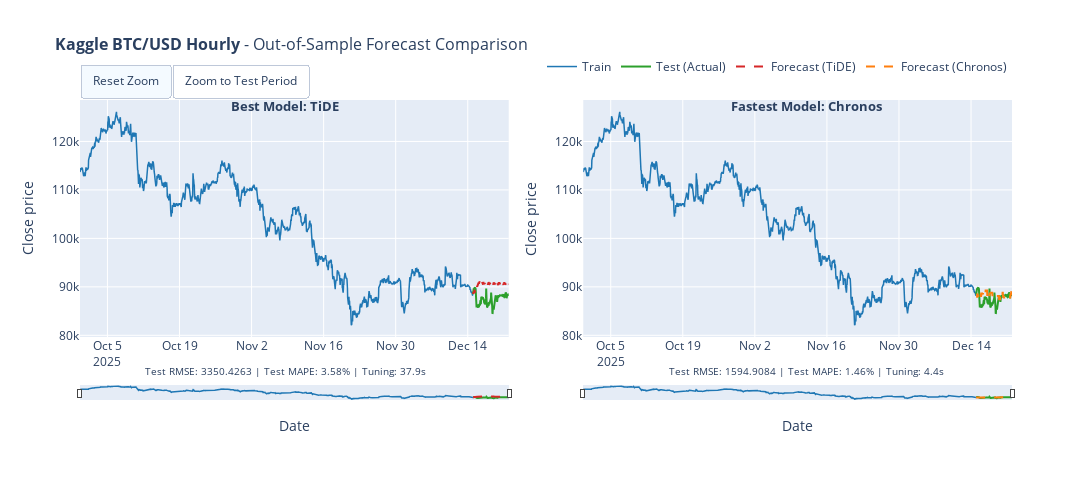

Notebook source saved alongside this figure:
### Code cell
# 10. Interactive Visualization (Plotly)
#
# Interactive forecast comparison with zoom, pan, and hover capabilities.

def create_interactive_forecast_plot(train_series, test_series, predictions_dict, dataset_name, target_column=None):
    """
    Create interactive forecast comparison plot using Plotly.
    
    Args:
        train_series: Training TimeSeries
        test_series: Test TimeSeries (actual values)
        predictions_dict: Dictionary with 'best_rmse' and 'fastest' predictions
        dataset_name: Name for the plot title
        target_column: Name of the target variable
    
    Returns:
        Plotly Figure object
    """
    n_plots = len([k for k in ['best_rmse', 'fastest'] if predictions_dict.get(k)])
    if n_plots == 0:
        print("No predictions to display.")
        return None
    
    same_model = predictions_dict.get('best_rmse', {}).get('model') == predictions_dict.get('fastest', {}).get('model')
    if same_model:
        n_plots = 1
    
    fig = make_subplots(rows=1, cols=n_plots, horizontal_spacing=0.08)
    
    colors = {'train': '#1f77b4', 'test': '#2ca02c', 'pred1': '#d62728', 'pred2': '#ff7f0e'}
    
    def add_traces(pred_key, col, show_legend=True, show_forecast_legend_only=False):
        """Add traces for train, test, and prediction to a subplot."""
        if pred_key not in predictions_dict:
            return
        pred_info = predictions_dict[pred_key]
        pred = pred_info['prediction']
        
        fig.add_trace(go.Scatter(
            x=train_series.time_index, y=train_series.values().flatten(),
            mode='lines', name='Train', line=dict(color=colors['train'], width=1.5),
            showlegend=show_legend and not show_forecast_legend_only,
            hovertemplate='<b>Train</b><br>Date: %{x}<br>Value: %{y:.4f}<extra></extra>'
        ), row=1, col=col)
        
        fig.add_trace(go.Scatter(
            x=test_series.time_index, y=test_series.values().flatten(),
            mode='lines', name='Test (Actual)', line=dict(color=colors['test'], width=2),
            showlegend=show_legend and not show_forecast_legend_only,
            hovertemplate='<b>Actual</b><br>Date: %{x}<br>Value: %{y:.4f}<extra></extra>'
        ), row=1, col=col)
        
        pred_color = colors['pred1'] if col == 1 else colors['pred2']
        fig.add_trace(go.Scatter(
            x=pred.time_index, y=pred.values().flatten(),
            mode='lines', name=f'Forecast ({pred_info["model"]})',
            line=dict(color=pred_color, width=2, dash='dash'),
            showlegend=show_legend,
            hovertemplate=f'<b>{pred_info["model"]}</b><br>Date: %{{x}}<br>Pred: %{{y:.4f}}<extra></extra>'
        ), row=1, col=col)
    
    if 'best_rmse' in predictions_dict:
        add_traces('best_rmse', 1, show_legend=True)
    if not same_model and 'fastest' in predictions_dict:
        add_traces('fastest', 2, show_legend=True, show_forecast_legend_only=True)
    
    fig.update_layout(
        title=dict(text=f'<b>{dataset_name}</b> - Out-of-Sample Forecast Comparison', font=dict(size=16)),
        width=1700, height=500, hovermode='x unified',
        legend=dict(orientation='h', yanchor='bottom', y=1.08, xanchor='right', x=1),
        xaxis=dict(rangeslider=dict(visible=True, thickness=0.05), type='date', title='Date'),
        yaxis=dict(title='Close price')
    )
    
    if n_plots == 2:
        fig.update_xaxes(rangeslider=dict(visible=True, thickness=0.05), type='date', title='Date', row=1, col=2)
        fig.update_yaxes(title='Close price', row=1, col=2)
    
    # Add annotations with model info and metrics
    annotations = []
    if 'best_rmse' in predictions_dict:
        info = predictions_dict['best_rmse']
        annotations.append(dict(
            x=0.22 if n_plots == 2 else 0.5, y=1.02, xref='paper', yref='paper',
            text=f"<b>Best Model: {info['model']}</b>", showarrow=False, font=dict(size=13), xanchor='center'
        ))
        annotations.append(dict(
            x=0.22 if n_plots == 2 else 0.5, y=-0.18, xref='paper', yref='paper',
            text=f"Test RMSE: {info['rmse']:.4f} | Test MAPE: {info['mape']:.2f}% | Tuning: {info['tuning_time']:.1f}s",
            showarrow=False, font=dict(size=10), xanchor='center'
        ))
    if not same_model and 'fastest' in predictions_dict:
        info = predictions_dict['fastest']
        annotations.append(dict(
            x=0.78, y=1.02, xref='paper', yref='paper',
            text=f"<b>Fastest Model: {info['model']}</b>", showarrow=False, font=dict(size=13), xanchor='center'
        ))
        annotations.append(dict(
            x=0.78, y=-0.18, xref='paper', yref='paper',
            text=f"Test RMSE: {info['rmse']:.4f} | Test MAPE: {info['mape']:.2f}% | Tuning: {info['tuning_time']:.1f}s",
            showarrow=False, font=dict(size=10), xanchor='center'
        ))
    
    fig.update_layout(
        annotations=annotations, margin=dict(b=100),
        updatemenus=[dict(
            type="buttons", direction="left", x=0.0, xanchor="left", y=1.15, yanchor="top",
            buttons=[
                dict(args=[{"xaxis.autorange": True, "xaxis2.autorange": True}], label="Reset Zoom", method="relayout"),
                dict(args=[{"xaxis.range": [test_series.start_time(), test_series.end_time()],
                           "xaxis2.range": [test_series.start_time(), test_series.end_time()]}],
                     label="Zoom to Test Period", method="relayout")
            ]
        )]
    )
    return fig

if 'final_predictions' in dir() and final_predictions:
    fig = create_interactive_forecast_plot(
        train, test, final_predictions, DATASET_CONFIG['name'],
        target_column=DATASET_CONFIG['target_column']
    )
    if fig:
        fig.show()

### Figure 1 — Plotly figure (JSON) as saved in the notebook; plotly's stock layout.template omitted (floating-point values rounded to 4 significant figures; data arrays with more than 128 entries replaced by an {"elided": "..."} marker saying what was removed)
{"data": [{"hovertemplate": "<b>Train</b><br>Date: %{x}<br>Value: %{y:.4f}<extra></extra>", "line": {"color": "#1f77b4", "width": 1.5}, "mode": "lines", "name": "Train", "showlegend": true, "type": "scatter", "x": {"elided": "1832 str values"}, "xaxis": "x", "y": {"elided": "1832 float values"}, "yaxis": "y"}, {"hovertemplate": "<b>Actual</b><br>Date: %{x}<br>Value: %{y:.4f}<extra></extra>", "line": {"color": "#2ca02c", "width": 2}, "mode": "lines", "name": "Test (Actual)", "showlegend": true, "type": "scatter", "x": {"elided": "168 str values"}, "xaxis": "x", "y": {"elided": "168 float values"}, "yaxis": "y"}, {"hovertemplate": "<b>TiDE</b><br>Date: %{x}<br>Pred: %{y:.4f}<extra></extra>", "line": {"color": "#d62728", "dash": "dash", "width": 2}, "mode": "lines", "name": "Forecast (TiDE)", "showlegend": true, "type": "scatter", "x": {"elided": "168 str values"}, "xaxis": "x", "y": {"elided": "168 float values"}, "yaxis": "y"}, {"hovertemplate": "<b>Train</b><br>Date: %{x}<br>Value: %{y:.4f}<extra></extra>", "line": {"color": "#1f77b4", "width": 1.5}, "mode": "lines", "name": "Train", "showlegend": false, "type": "scatter", "x": {"elided": "1832 str values"}, "xaxis": "x2", "y": {"elided": "1832 float values"}, "yaxis": "y2"}, {"hovertemplate": "<b>Actual</b><br>Date: %{x}<br>Value: %{y:.4f}<extra></extra>", "line": {"color": "#2ca02c", "width": 2}, "mode": "lines", "name": "Test (Actual)", "showlegend": false, "type": "scatter", "x": {"elided": "168 str values"}, "xaxis": "x2", "y": {"elided": "168 float values"}, "yaxis": "y2"}, {"hovertemplate": "<b>Chronos</b><br>Date: %{x}<br>Pred: %{y:.4f}<extra></extra>", "line": {"color": "#ff7f0e", "dash": "dash", "width": 2}, "mode": "lines", "name": "Forecast (Chronos)", "showlegend": true, "type": "scatter", "x": {"elided": "168 str values"}, "xaxis": "x2", "y": {"elided": "168 float values"}, "yaxis": "y2"}], "layout": {"annotations": [{"font": {"size": 13}, "showarrow": false, "text": "<b>Best Model: TiDE</b>", "x": 0.22, "xanchor": "center", "xref": "paper", "y": 1.02, "yref": "paper"}, {"font": {"size": 10}, "showarrow": false, "text": "Test RMSE: 3350.4263 | Test MAPE: 3.58% | Tuning: 37.9s", "x": 0.22, "xanchor": "center", "xref": "paper", "y": -0.18, "yref": "paper"}, {"font": {"size": 13}, "showarrow": false, "text": "<b>Fastest Model: Chronos</b>", "x": 0.78, "xanchor": "center", "xref": "paper", "y": 1.02, "yref": "paper"}, {"font": {"size": 10}, "showarrow": false, "text": "Test RMSE: 1594.9084 | Test MAPE: 1.46% | Tuning: 4.4s", "x": 0.78, "xanchor": "center", "xref": "paper", "y": -0.18, "yref": "paper"}], "height": 500, "hovermode": "x unified", "legend": {"orientation": "h", "x": 1, "xanchor": "right", "y": 1.08, "yanchor": "bottom"}, "margin": {"b": 100}, "title": {"font": {"size": 16}, "text": "<b>Kaggle BTC/USD Hourly</b> - Out-of-Sample Forecast Comparison"}, "updatemenus": [{"buttons": [{"args": [{"xaxis.autorange": true, "xaxis2.autorange": true}], "label": "Reset Zoom", "method": "relayout"}, {"args": [{"xaxis.range": ["2025-12-15T00:00:00", "2025-12-21T23:00:00"], "xaxis2.range": ["2025-12-15T00:00:00", "2025-12-21T23:00:00"]}], "label": "Zoom to Test Period", "method": "relayout"}], "direction": "left", "type": "buttons", "x": 0, "xanchor": "left", "y": 1.15, "yanchor": "top"}], "width": 1700, "xaxis": {"anchor": "y", "domain": [0, 0.46], "rangeslider": {"thickness": 0.05, "visible": true}, "title": {"text": "Date"}, "type": "date"}, "xaxis2": {"anchor": "y2", "domain": [0.54, 1], "rangeslider": {"thickness": 0.05, "visible": true}, "title": {"text": "Date"}, "type": "date"}, "yaxis": {"anchor": "x", "domain": [0, 1], "title": {"text": "Close price"}}, "yaxis2": {"anchor": "x2", "domain": [0, 1], "title": {"text": "Close price"}}}}
